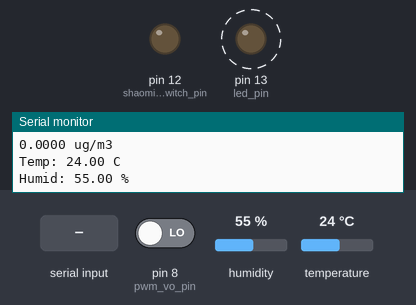
A sketch run on a simulated Arduino Uno, built with avr-gcc and run on an emulated ATmega328P. Shown: output pins drawn as LEDs (lit = HIGH), the last lines printed to the serial monitor. Dashed ring = blinking. Inputs (shaded band) come from the test bench; at power-on: pin 8 (pwm_vo_pin) LOW, humidity 55 %, temperature 24 °C. Pins used as bus, display or sensor lines are not drawn.

Above: at 2.88 s.
3.3 s: "n" received over Serial
At 8.94 s:
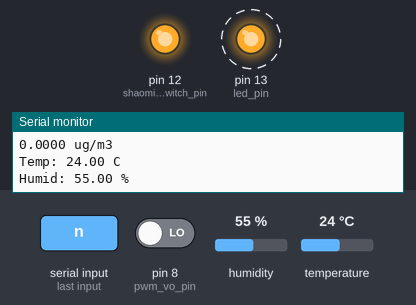
12.7 s: "1" received over Serial
At 12.96 s:
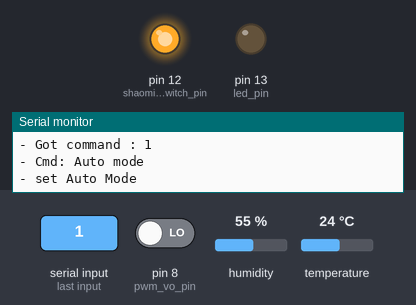
Timing chart, 0 to 22.2 s (numbered marks = the images above; inputs shaded):
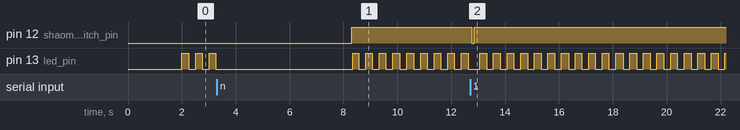

Measured:
- after the input at 3.3 s, pin 12 (shaomi_switch_pin): LOW → HIGH after 5.0 s
- after the input at 12.7 s, pin 12 (shaomi_switch_pin): HIGH → LOW after 0.06 s, → HIGH 0.10 s later
- by itself, pin 13 (led_pin): alternates HIGH for 0.25 s and LOW for 0.25 s

The sketch:

ros_dust.ino
```cpp
/*    Dust Sensor Pin   Arduino Pin
    1. PWM-VO          D8    ---> measure pin
    2. LED-GND         GND (according to datasheet, need be separated to S-GND. so TWO PINS of Arudino GND pins are used).
    3. S-GND           GND (another)
    4. Vled            5V (150ohm resistor from VCC, 220uF capacitor to LED-GND)
    5. VCC             5V

 *  DHT22 Temperature/Humitidy Sensor
    1. VCC              5V
    2. Signal           D7   ---> measure pin
    3. NC               x
    4. GND              GND
 *
 */

#include "DHT.h";   // dependant upon Adafruit_Sensors library

//---------- defines & const ----------
#define USE_SERIAL_PLOTTER  0
#define DEBUG_MSG       1

#define PULSE_DELAY         100       // msec, low pulse delay config
#define POWEROFF_DELAY  3000     // msec, power off pulse delay config
#define PRE_DELAY             50        // msec, pre delay before give pulse
#define INTERVAL_DELAY    200      // msec, delay between pulse

#define MODEPOWEROFF  0
#define MODEAUTO          1
#define MODESLEEP         2
#define MODETURBO        3

const long interval = 1000;           // interval at which to blink (milliseconds)
const long interval2 = 300;           // interval at which to blink (milliseconds)

#define DHTTYPE   DHT22     // DHT 22 (AM2302)


#define NUM_PARALLEL_JOBS   4   // array size of tTimer[]
//- tTimer[0]
#define DUST_SENSE_PERIOD     0.5  //hz. 1s
//- tTimer[1]
#define TEMPR_SENSE_PERIOD    0.5  //hz. 1s
//- tTimer[2]
#define HUMID_SENSE_PERIOD    0.5   //hz, 1s
//- tTimer[3]
#define LED_PERIOD                   4   //hz. 250ms

//---------- pin config ----------
const int led_pin =  13;      // the number of the LED pin
const int shaomi_switch_pin =  12;      // shaomi control switch on D12
const int ssr_pin =  11;      // additional LED on D11

const int pwm_vo_pin  = 8;   // pin D8 (Mega:D8) pwm receiving is ok.
const int dht_pin = 7;           // pin D7 (Mega:D7)


//---------- global variables ----------
static uint32_t tTime[NUM_PARALLEL_JOBS];       // currently manage NUM_PARALLEL_JOBS number of timers

int g_ledState = LOW;             // ledState used to set the LED
int g_led2State = LOW;

unsigned long previousMillis = 0;        // will store last time LED was updated

float hum;    // in percent
float temp;   // in Celcius
int iterations = 5;

DHT dht( dht_pin, DHTTYPE );


//---------- setup() ----------
void setup()
{
  // set the digital pin as output:
  pinMode(led_pin, OUTPUT);
  pinMode(shaomi_switch_pin, OUTPUT);
  pinMode(ssr_pin, OUTPUT);
  pinMode( pwm_vo_pin, INPUT );

  Serial.begin( 115200  /* 9600 */ );

  // initially set ON  -> ??? Set to LOW as SSR have problem
  digitalWrite(shaomi_switch_pin, LOW);

  digitalWrite(ssr_pin, LOW);

  dht.begin();
  delay(2000);      // delay so DHT-22 sensor can stabilize
  Serial.println("setup finish");
}

//---------- global variables for loop() ----------
byte rx_byte = 0;


int g_iMode = MODEPOWEROFF;
int g_iPrevMode = MODEAUTO;     // as previous mode is recovered when power-on, keep prev mode before power-off

unsigned long pulse = 0;
float ugm3 = 0;

//---------- utility functions ----------
float pulse2ugm3( unsigned long pulse_ )
{
  float value = (pulse_ - 1350 /*1400*/) / 14.0;    // 1400 is original, but it makes some values below zero
  if ( value >= 300 ) {    // sensor can support max. 300 ug/m3
    value = 0;
  }
  return value;
}

void givePulse(int num)
{
  delay(PRE_DELAY);

  for (int i=0; i<num; i++) {
    digitalWrite(shaomi_switch_pin, LOW);
    delay(PULSE_DELAY);
    digitalWrite(shaomi_switch_pin, HIGH);
    delay(INTERVAL_DELAY);
  }
}

void setPowerOff()
{
#if DEBUG_MSG
  Serial.println( "- set Power Off" );
#endif

  if (g_iMode != MODEPOWEROFF) {    // do nothing when already in PowerOff mode.
    digitalWrite(shaomi_switch_pin, LOW);
    delay(POWEROFF_DELAY);    // for 3 sec
    digitalWrite(shaomi_switch_pin, HIGH);

    g_iPrevMode = g_iMode;      // save mode when power-off. as the mode is recovered when power-on
    Serial.print("--- before power-off, save current mode : "); Serial.println( g_iMode );
  }

  g_iMode = MODEPOWEROFF;
}

void setAutoMode()
{
#if DEBUG_MSG
  Serial.println( "- set Auto Mode" );
#endif
  if (g_iMode == MODEPOWEROFF) {
    givePulse(1);     // just power-on

    g_iMode = g_iPrevMode;
    Serial.print("--- restored previous mode : "); Serial.println( g_iMode );

    return;
  }
  else if (g_iMode == MODEAUTO) {
    givePulse(0);
  }
  else if (g_iMode == MODESLEEP) {
    givePulse(2);
  }
  else if (g_iMode == MODETURBO) {
    givePulse(1);
  }

  g_iPrevMode = g_iMode;
  g_iMode = MODEAUTO;
}

void setSleepMode()
{
#if DEBUG_MSG
    Serial.println( "- set Sleep Mode" );
#endif
  if (g_iMode == MODEPOWEROFF) {
    givePulse(1);     // just power-on

    g_iMode = g_iPrevMode;
    Serial.print("--- restored previous mode : "); Serial.println( g_iMode );

    return;
  }
  else if (g_iMode == MODEAUTO) {
    givePulse(1);
  }
  else if (g_iMode == MODESLEEP) {
    givePulse(0);
  }
  else if (g_iMode == MODETURBO) {
    givePulse(2);
  }

  g_iPrevMode = g_iMode;
  g_iMode = MODESLEEP;
}

void setTurboMode()
{
#if DEBUG_MSG
    Serial.println( "- set Turbo Mode" );
#endif
  if (g_iMode == MODEPOWEROFF) {
    givePulse(1);     // just power-on

    g_iMode = g_iPrevMode;
    Serial.print("--- restored previous mode : "); Serial.println( g_iMode );

    return;
  }
  else if (g_iMode == MODEAUTO) {
    givePulse(2);
  }
  else if (g_iMode == MODESLEEP) {
    givePulse(1);
  }
  else if (g_iMode == MODETURBO) {
    givePulse(0);
  }

  g_iPrevMode = g_iMode;
  g_iMode = MODETURBO;
}

//---------- loop() ----------
void loop()
{
  unsigned long currentMillis = millis();

  if (Serial.available()) {
    rx_byte = Serial.read();
    Serial.print("- Got command : "); Serial.write(rx_byte); Serial.println("");

    if (rx_byte == '0') {
      Serial.println("- Cmd: Power Off");
      setPowerOff();
    }
    else if (rx_byte == '1') {
      Serial.println("- Cmd: Auto mode");
      setAutoMode();
    }
    else if (rx_byte == '2') {
      Serial.println("- Cmd: Sleep mode");
      setSleepMode();
    }
    else if (rx_byte == '3') {
      Serial.println("- Cmd: Turbo mode");
      setTurboMode();
    }

    else if (rx_byte == 'p') {
      Serial.println("- Cmd: Give 1 pulse");     // give 1 pulse without changing status g_iMode
      givePulse(1);
    }
    else if (rx_byte == 's') {
      Serial.println("- Cmd: print current Mode");     // give 1 pulse without changing status g_iMode

      if (g_iMode == MODEPOWEROFF) {
        Serial.println("- Status: Power-Off Mode");
      }
      if (g_iMode == MODEAUTO) {
        Serial.println("- Status: Auto Mode");
      }
      if (g_iMode == MODESLEEP) {
        Serial.println("- Status: Sleep Mode");
      }
      if (g_iMode == MODETURBO) {
        Serial.println("- Status: Turbo Mode");
      }
      Serial.print("    prev mode: "); Serial.println( g_iPrevMode);
    }
    else if (rx_byte == 'n') {
      Serial.println("- ssr_pin : HIGH");
      digitalWrite(shaomi_switch_pin, LOW);   // when ssr On, switch pin should not be HIGH
      digitalWrite(ssr_pin, HIGH);
      delay(5000);
      digitalWrite(shaomi_switch_pin, HIGH);   // not sure if this line is needed
    }
    else if (rx_byte == 'm') {
      Serial.println("- ssr_pin : LOW");
      digitalWrite(ssr_pin, LOW);
    }
    else if (rx_byte == 'h') {
      Serial.println("[Command] 0:Power Off, 1:Auto Mode, 2: Sleep Mode, 3: Turbo Mode");
      Serial.println("  s: show current Mode, p: give one pulse, n: relay On, m: relay Off, h: this message");
    }
    else {
      Serial.println("! Unknown command");
    }
  }


  if (currentMillis - tTime[0] >= (1000 / DUST_SENSE_PERIOD) ) {
    pulse = pulseIn( pwm_vo_pin, LOW, 20000 );
    ugm3 = pulse2ugm3( pulse );

#if USE_SERIAL_PLOTTER    // to display 3 parallel values. hum and temp print duplicated mesg as not sensed often.
    Serial.print( ugm3, 4 ); Serial.print( " " );  Serial.print( hum ); Serial.print( " "); Serial.print( temp ); Serial.println( " ");
#else
    Serial.print( ugm3, 4 ); Serial.println( " ug/m3" );
#endif

    tTime[0] = currentMillis;
  }

  if (currentMillis - tTime[1] >= (1000 / TEMPR_SENSE_PERIOD) ) {
    temp = dht.readTemperature();

#if USE_SERIAL_PLOTTER
#else
    Serial.print( "Temp: "); Serial.print( temp ); Serial.println( " C" );
#endif

    tTime[1] = currentMillis;
  }

  if (currentMillis - tTime[2] >= (1000 / HUMID_SENSE_PERIOD) ) {
    hum =  dht.readHumidity();

#if USE_SERIAL_PLOTTER
#else
    Serial.print( "Humid: "); Serial.print( hum );  Serial.println( " %");
#endif

    tTime[2] = currentMillis;
  }
  if (currentMillis - tTime[3] >= (1000 / LED_PERIOD) ) {   // built-in default LED control
    // if the LED is off turn it on and vice-versa:
    if (g_ledState == LOW) {
      g_ledState = HIGH;
    } else {
      g_ledState = LOW;
    }
    // set the LED with the g_ledState of the variable:
    digitalWrite(led_pin, g_ledState);
    // save the last time you blinked the LED
    tTime[3] = currentMillis;
  }

  delay(10);    // delay for the whole loop
}

/***** EOF *****/
```
